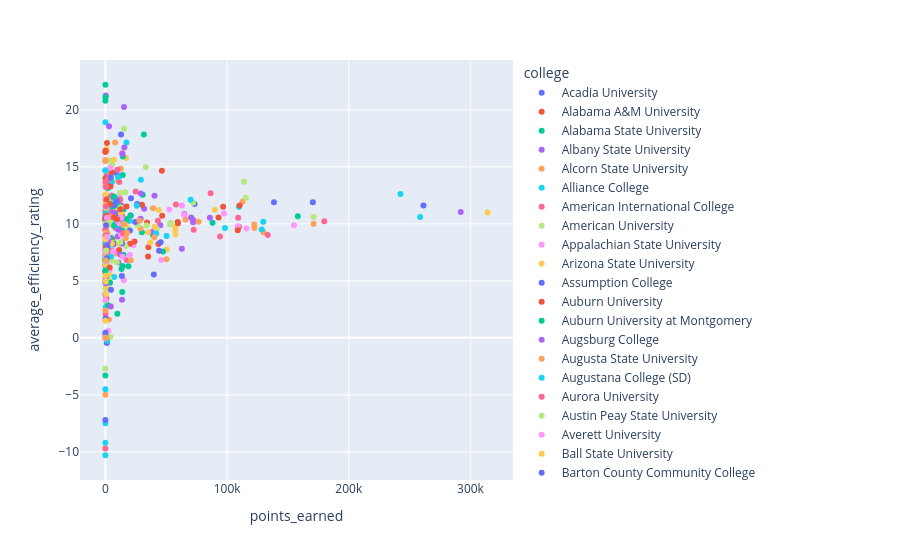

Notebook code for this chart:
### Code cell
# 1. Aggregate points earned and average PER per college
points_earned_per_college = clean_players_data.groupby(
    "college", as_index=False
).aggregate({"points_earned": "sum", "average_efficiency_rating": "mean"})

# 2. Plot scatter graph where X shows points earned and Y average PER
fig = px.scatter(
    points_earned_per_college,
    x="points_earned",
    y="average_efficiency_rating",
    color="college",
)
fig.show()
